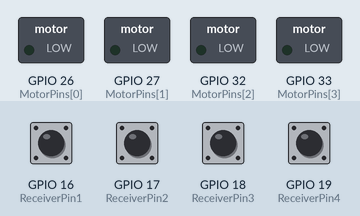
Recording of a sketch running on a simulated ESP32. On the bench: switched loads named in the sketch (green lamp = pin HIGH). The inputs (shaded band) are chosen by the test bench; at power-on: GPIO 16 (ReceiverPin1), GPIO 17 (ReceiverPin2), GPIO 18 (ReceiverPin3), GPIO 19 (ReceiverPin4) HIGH. What the sketch prints to the serial monitor is not drawn.

Above: at 3.9 s.
4.0 s: GPIO 18 (ReceiverPin3) pulled LOW for 0.15 s
At 5.4 s:
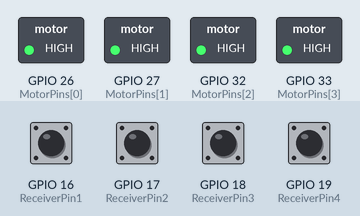
Timing chart, 0 to 7.0 s (numbered marks = the images above; inputs shaded):
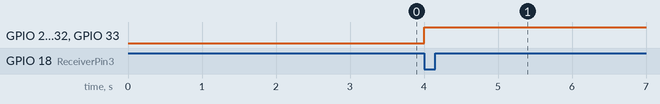

The sketch:

radio_test.ino
```cpp
// trying to do it without using servo library

// motor pins
// right front = 1, left rear = 2, left front = 3, right rear = 4 <- not pin numbers, just motor number
int MotorPins[4] = { 26, 27, 32, 33 };

int ReceiverPin1 = 16;
int ReceiverPin2 = 17;
int ReceiverPin3 = 18;
int ReceiverPin4 = 19;
unsigned int ReceiverValues[] = { 0, 0, 0, 0 };

volatile long StartTime1 = 0, StartTime2 = 0, StartTime3 = 0, StartTime4 = 0;
volatile long CurrentTime1 = 0, CurrentTime2 = 0, CurrentTime3 = 0, CurrentTime4 = 0;
volatile long Pulses1 = 0, Pulses2 = 0, Pulses3 = 0, Pulses4 = 0;

float InputThrottle;

// define loop time
uint32_t LoopTimer;

void update_receiver_values() {
  ReceiverValues[0] = Pulses1;
  ReceiverValues[1] = Pulses2;
  ReceiverValues[2] = Pulses3;
  ReceiverValues[3] = Pulses4;
}

void setup() {
  Serial.begin(115200);

  // set receiver pins to input
  pinMode(ReceiverPin1, INPUT_PULLUP);
  pinMode(ReceiverPin2, INPUT_PULLUP);
  pinMode(ReceiverPin3, INPUT_PULLUP);
  pinMode(ReceiverPin4, INPUT_PULLUP);

  attachInterrupt(digitalPinToInterrupt(ReceiverPin1), PulseTimer1, CHANGE);
  attachInterrupt(digitalPinToInterrupt(ReceiverPin2), PulseTimer2, CHANGE);
  attachInterrupt(digitalPinToInterrupt(ReceiverPin3), PulseTimer3, CHANGE);
  attachInterrupt(digitalPinToInterrupt(ReceiverPin4), PulseTimer4, CHANGE);

  // set up comminication with ESCs
  ledcSetup(0, 250, 12);           // channel 0, 250Hz frequency, 12bit resolution - 0 and 4095 which corresponds to 0us and 4000us
  ledcAttachPin(MotorPins[0], 0);  // assign channel 0 to esc pin

  ledcSetup(1, 250, 12);           // channel 1, 250Hz frequency, 12bit resolution - 0 and 4095 which corresponds to 0us and 4000us
  ledcAttachPin(MotorPins[1], 1);  // assign channel 1 to esc pin

  ledcSetup(2, 250, 12);           // channel 2, 250Hz frequency, 12bit resolution - 0 and 4095 which corresponds to 0us and 4000us
  ledcAttachPin(MotorPins[2], 2);  // assign channel 2 to esc pin

  ledcSetup(3, 250, 12);           // channel 3, 250Hz frequency, 12bit resolution - 0 and 4095 which corresponds to 0us and 4000us
  ledcAttachPin(MotorPins[3], 3);  // assign channel 3 to esc pin

  delay(250);

  // avoid uncontrolled motor start
  // while (ReceiverValues[2] < 1020 || ReceiverValues[2] > 1050) {
  //   update_receiver_values();
  //   delay(4);
  // }

  delay(2500);
  Serial.println("les go");
}

void loop() {
  LoopTimer = micros();


  // // update signals from receiver
  update_receiver_values();

  // InputThrottle = ReceiverValues[2];

  // if(InputThrottle > 2000) {
  //   InputThrottle = 1999;
  // }

  // ledcWrite(0, InputThrottle);  // write to channel 0

  // // Serial.print(ReceiverValues[0]);
  // // Serial.print(" ");
  // // Serial.print(ReceiverValues[1]);
  // // Serial.print(" ");
  // Serial.println(InputThrottle);
  // // Serial.print(" ");
  // // Serial.println(ReceiverValues[3]);
  // // Serial.println(millis() - timer);

  //for calibrating escs
  ledcWrite(0, ReceiverValues[2]);
  ledcWrite(1, ReceiverValues[2]);
  ledcWrite(2, ReceiverValues[2]);
  ledcWrite(3, ReceiverValues[2]);


  // finish 250Hz control loop
  while (micros() - LoopTimer < 4000) {
    asm("");
  }
}

void PulseTimer1() {
  CurrentTime1 = micros();
  if (CurrentTime1 > StartTime1) {
    Pulses1 = CurrentTime1 - StartTime1;
    StartTime1 = CurrentTime1;
  }
}
void PulseTimer2() {
  CurrentTime2 = micros();
  if (CurrentTime2 > StartTime2) {
    Pulses2 = CurrentTime2 - StartTime2;
    StartTime2 = CurrentTime2;
  }
}
void PulseTimer3() {
  CurrentTime3 = micros();
  if (CurrentTime3 > StartTime3) {
    Pulses3 = CurrentTime3 - StartTime3;
    StartTime3 = CurrentTime3;
  }
}
void PulseTimer4() {
  CurrentTime4 = micros();
  if (CurrentTime4 > StartTime4) {
    Pulses4 = CurrentTime4 - StartTime4;
    StartTime4 = CurrentTime4;
  }
}
```

Measured:
- after the input at 4.0 s, GPIO 26 (MotorPins[0]), GPIO 27 (MotorPins[1]), GPIO 32 (MotorPins[2]), GPIO 33 (MotorPins[3]): LOW → HIGH at once
